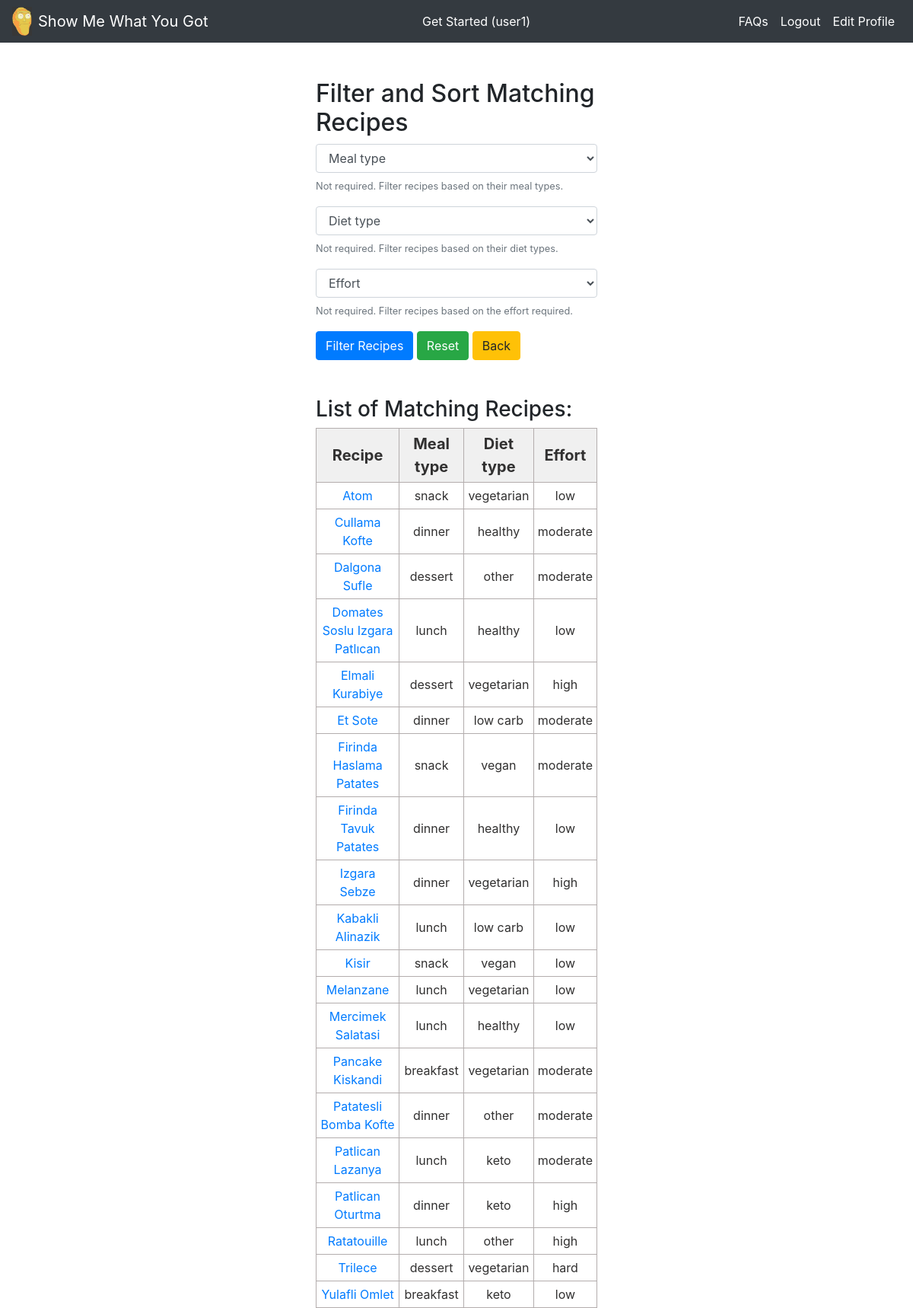
The app's page /recipe_list/ (signed in) with its own data.
### rrs_app/models.py (models this page shows, shortened)
class Recipe(models.Model):
    title = models.CharField(max_length=128)
    slug = models.SlugField(allow_unicode=True,unique=True)
    meal_type = models.CharField(max_length=16)
    diet_type = models.CharField(max_length=16)
    effort = models.CharField(max_length=16)
    description = models.TextField()
    photo = models.ImageField(blank=True, upload_to='recipe_photos/')
    class Meta:
        ordering = ('title',)

### rrs_app/views.py (the view, shortened to what this page needs)
# urls.py: path('recipe_list/',views.recipe_form_view,name='recipe_list'),
def recipe_form_view(request):
    form = forms.RecipeForm()
    if not request.user.is_authenticated:
        messages.warning(request, ('Please login to continue.'))
        return redirect('home')
    ingredient_list = []
    for i in Ingredient.objects.all():
        try:
            ingredient_object = UserIngredient.objects.get(user=request.user, ingredient=i)
            ingredient_list.append(ingredient_object)
        except:
            pass
    u_ing=[]
    u_amnt=[]
    selected_rec=[]
    req_cost=[]
    for i in ingredient_list:
        u_ing.append(i.ingredient)
        u_amnt.append(i.amount)
    addcost=UserInfo.objects.get(user=request.user).addcost
    portion=UserInfo.objects.get(user=request.user).portion
    for rec in Recipe.objects.all():
        rec_ing=[]
        rec_amnt=[]
        R_ingredient_list=[]
        for j in Ingredient.objects.all():
            try:
                R_ingredient_object = RecipeIngredient.objects.get(recipe=rec, ingredient=j)
                R_ingredient_list.append(R_ingredient_object)
            except:
                pass
        for i in R_ingredient_list:
            rec_ing.append(i.ingredient)
            rec_amnt.append(i.amount)
        comm=list(set(rec_ing).intersection(u_ing))
        diff=list(set(rec_ing)-set(u_ing))
        cost=0
        if len(diff) >0:
            for z in range(len(diff)):
                index=rec_ing.index(diff[z])
                temp_ing=Ingredient.objects.get(title=diff[z])
                temp_cost=temp_ing.unit_cost
                temp_utype=temp_ing.unit_type
                if temp_utype == 'count':
                    cost= cost + (rec_amnt[index]*portion*temp_cost)
                else:
                    cost= cost + (rec_amnt[index]*portion/1000)*temp_cost
        if cost > addcost:
            continue
        if len(comm) > 0:
            for z in range(len(comm)):
                c_index=rec_ing.index(comm[z])
                u_index=u_ing.index(comm[z])
                temp_ing=Ingredient.objects.get(title=comm[z])
                temp_cost=temp_ing.unit_cost
                temp_utype=temp_ing.unit_type
                if (rec_amnt[c_index]*portion)-u_amnt[u_index] >0:
                    if temp_utype == 'count':
                        cost = cost + ((rec_amnt[c_index]*portion)-u_amnt[u_index])*temp_cost
                    else:
                        cost = cost + (((rec_amnt[c_index]*portion)-u_amnt[u_index])/1000)*temp_cost
        if cost > addcost:
            continue
        selected_rec.append(rec)
        req_cost.append(cost)
    recipe_list = selected_rec
    cost_list = req_cost
    return render(request, 'rrs_app/recipe_list.html', {'form':form, 'recipe_list':recipe_list, 'cost_list':cost_list})

### rrs_app/models.py (called while the page is built)
    def __str__(self):
        return self.title

### rrs_app/templates/rrs_app/recipe_list.html (shortened to what this page needs)
{% extends 'rrs_app/base.html' %}
{% block content %}
<br></br>
<div class = "col-md-4 offset-md-4">
  <h2> Filter and Sort Matching Recipes </h2>
  <form method="POST", action="{% url 'recipe_list' %}">
    {{ form.as_p }}
    <input type="submit" class="btn btn-primary" name="filter" value="Filter Recipes">
    <input type="submit" class="btn btn-success" name="reset" value="Reset">
    <a class='btn btn-warning' href="{% url 'pantry_create' %}">Back</a>
  </form>
<br></br>
<h3> List of Matching Recipes: </h3>
<table class="demTable">
  <thead>
    <tr>
      <th>Recipe</th>
      <th>Meal type</th>
      <th>Diet type</th>
      <th>Effort</th>
    </tr>
  </thead>
  <tbody>
    {% for recipe_object in recipe_list %}
    <tr>
      <td><a href="{{recipe_object.slug}}/">{{recipe_object.title}}</a></td>
      <td>{{recipe_object.meal_type}}</td>
      <td>{{recipe_object.diet_type}}</td>
      <td>{{recipe_object.effort}}</td>
    </tr>
    {% endfor %}
</div>
{% endblock %}

### rrs_app/templates/rrs_app/base.html (shortened to what this page needs)
<!doctype html>
{% load static %}
<html lang="en">
  <head>
    <link rel="stylesheet" href="https://stackpath.bootstrapcdn.com/bootstrap/4.3.1/css/bootstrap.min.css">
    <link rel="stylesheet" href="{% static 'css/base.css' %}">
  </head>
  <body>
    <nav class="navbar navbar-expand-lg navbar-dark bg-dark">
      <a href="{% url 'home' %}">
        <img src="{% static 'images/SMWYG.png' %}" alt="" width="26" class="d-inline-block align-middle mr-2">
      </a>
      <a class="navbar-brand" href="{% url 'home' %}">Show Me What You Got</a>
      <div class="collapse navbar-collapse" id="navbarSupportedContent">
        {% if user.is_authenticated %}
        <ul class="navbar-nav ml-auto text-center">
          <li class="nav-item active">
            <a class="nav-link" href="{% url 'input_form' %}">Get Started ({{user.username}})</a>
          </li>
        </ul>
        {% else %}
        <ul class="navbar-nav ml-auto text-center">
          <li class="nav-item active">
            <a class="nav-link" href="{% url 'input_form' %}">Get Started</a>
          </li>
        </ul>
        {% endif %}
        <ul class="navbar-nav ml-auto">
          {% if user.is_authenticated %}
          <li class="nav-item active">
            <a class="nav-link" href="{% url 'faq' %}">FAQs</a>
          </li>
          <li class="nav-item active">
            <a class="nav-link" href="{% url 'logout' %}">Logout</a>
          </li>
          <li class="nav-item active">
            <a class="nav-link" href="{% url 'edit_profile' %}">Edit Profile</a>
          </li>
          {% endif %}
        </ul>
      </div>
    </nav>
    {% block content %}
    {% endblock %}
  </body>
</html>

### rrs_app/static/css/base.css (style rules this page uses)
.demTable { width:100%; border:1px solid #b3adad; border-collapse:collapse; border-spacing:1px; padding:5px; margin-right: auto; }
.demTable th { border:1px solid #b3adad; text-align:center; font-size: 20px; padding:5px; background: #f0f0f0; color: #313030; }
.demTable td { border:1px solid #b3adad; text-align:center; font-size: 16px; padding:5px; background: #ffffff; color: #313030; }

### records on screen
Recipe: title "Atom", meal_type "snack", diet_type "vegetarian", effort "low"
Recipe: title "Cullama Kofte", meal_type "dinner", diet_type "healthy", effort "moderate"
Recipe: title "Dalgona Sufle", meal_type "dessert", diet_type "other", effort "moderate"
Recipe: title "Domates Soslu Izgara Patlıcan", meal_type "lunch", diet_type "healthy", effort "low"
Recipe: title "Elmali Kurabiye", meal_type "dessert", diet_type "vegetarian", effort "high"
Recipe: title "Et Sote", meal_type "dinner", diet_type "low carb", effort "moderate"
Recipe: title "Firinda Haslama Patates", meal_type "snack", diet_type "vegan", effort "moderate"
Recipe: title "Firinda Tavuk Patates", meal_type "dinner", diet_type "healthy", effort "low"
Recipe: title "Izgara Sebze", meal_type "dinner", diet_type "vegetarian", effort "high"
Recipe: title "Kabakli Alinazik", meal_type "lunch", diet_type "low carb", effort "low"
Recipe: title "Kisir", meal_type "snack", diet_type "vegan", effort "low"
Recipe: title "Melanzane", meal_type "lunch", diet_type "vegetarian", effort "low"
Recipe: title "Mercimek Salatasi", meal_type "lunch", diet_type "healthy", effort "low"
Recipe: title "Pancake Kiskandi", meal_type "breakfast", diet_type "vegetarian", effort "moderate"
Recipe: title "Patatesli Bomba Kofte", meal_type "dinner", diet_type "other", effort "moderate"
Recipe: title "Patlican Lazanya", meal_type "lunch", diet_type "keto", effort "moderate"
Recipe: title "Patlican Oturtma", meal_type "dinner", diet_type "keto", effort "high"
Recipe: title "Ratatouille", meal_type "lunch", diet_type "other", effort "high"
Recipe: title "Trilece", meal_type "dessert", diet_type "vegetarian", effort "hard"
Recipe: title "Yulafli Omlet", meal_type "breakfast", diet_type "keto", effort "low"

### other values on screen
{{ user.username }} "user1"
